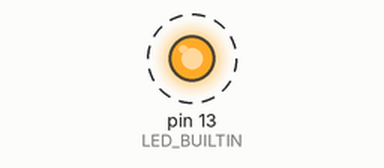
Recording of a sketch running on a simulated Arduino Uno, built with avr-gcc and run on an emulated ATmega328P. Shown: output pins drawn as LEDs (lit = HIGH). Dashed ring = blinking.

Above: at 0.5 s.
Timing chart, 0 to 4.6 s (numbered marks = the images above):
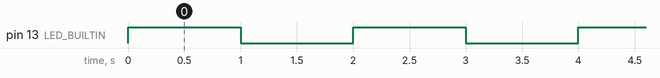

The sketch:

lect6_demo1.ino
```cpp
void setup() {
  // put your setup code here, to run once:
  pinMode(LED_BUILTIN, OUTPUT);
  pinMode(13, OUTPUT);
//  attachInterrupt(digitalPinToInterrupt(pin), ISR, mode); //(recommended)
}

void loop() {
  // put your main code here, to run repeatedly:
  digitalWrite(LED_BUILTIN, HIGH); //turn the LED on (HIGH is the voltage level)
  digitalWrite(13, HIGH); //turn the LED on (HIGH is the voltage level)
  delay(1000); //wait for a second
  digitalWrite(LED_BUILTIN, LOW); // turn the LED off by making the voltage LOW
//  digitalWrite(13, LOW); // turn the LED off by making the voltage LOW
  delay(1000); // wait for a second
}
```

Measured:
- by itself, pin 13 (LED_BUILTIN): alternates HIGH for 1.0 s and LOW for 1.0 s
